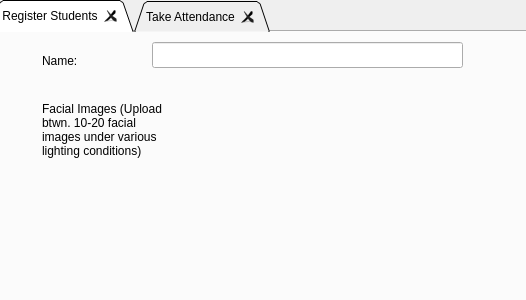
<?xml version="1.0" encoding="UTF-8"?>
<ui version="4.0">
 <class>Dialog</class>
 <widget class="QDialog" name="Dialog">
  <property name="geometry">
   <rect>
    <x>0</x>
    <y>0</y>
    <width>526</width>
    <height>300</height>
   </rect>
  </property>
  <property name="windowTitle">
   <string>Dialog</string>
  </property>
  <widget class="QTabWidget" name="QTabWidget">
   <property name="geometry">
    <rect>
     <x>-10</x>
     <y>0</y>
     <width>541</width>
     <height>311</height>
    </rect>
   </property>
   <property name="toolTip">
    <string>&lt;html&gt;&lt;head/&gt;&lt;body&gt;&lt;p&gt;Register Students&lt;/p&gt;&lt;p&gt;&lt;br/&gt;&lt;/p&gt;&lt;/body&gt;&lt;/html&gt;</string>
   </property>
   <property name="whatsThis">
    <string>&lt;html&gt;&lt;head/&gt;&lt;body&gt;&lt;p&gt;Register Students&lt;/p&gt;&lt;/body&gt;&lt;/html&gt;</string>
   </property>
   <property name="tabShape">
    <enum>QTabWidget::Triangular</enum>
   </property>
   <property name="currentIndex">
    <number>0</number>
   </property>
   <property name="usesScrollButtons">
    <bool>true</bool>
   </property>
   <property name="tabsClosable">
    <bool>true</bool>
   </property>
   <property name="movable">
    <bool>true</bool>
   </property>
   <property name="tabBarAutoHide">
    <bool>true</bool>
   </property>
   <widget class="QWidget" name="RegisterStudents">
    <attribute name="title">
     <string>Register Students</string>
    </attribute>
    <widget class="QLineEdit" name="lineEdit">
     <property name="geometry">
      <rect>
       <x>160</x>
       <y>10</y>
       <width>311</width>
       <height>26</height>
      </rect>
     </property>
    </widget>
    <widget class="QLabel" name="label">
     <property name="geometry">
      <rect>
       <x>50</x>
       <y>20</y>
       <width>74</width>
       <height>18</height>
      </rect>
     </property>
     <property name="text">
      <string>Name:</string>
     </property>
    </widget>
    <widget class="QLabel" name="label_2">
     <property name="geometry">
      <rect>
       <x>50</x>
       <y>70</y>
       <width>121</width>
       <height>161</height>
      </rect>
     </property>
     <property name="text">
      <string>Facial Images (Upload btwn. 10-20 facial images under various lighting conditions)</string>
     </property>
     <property name="alignment">
      <set>Qt::AlignLeading|Qt::AlignLeft|Qt::AlignTop</set>
     </property>
     <property name="wordWrap">
      <bool>true</bool>
     </property>
    </widget>
   </widget>
   <widget class="QWidget" name="TakeAttendance">
    <attribute name="title">
     <string>Take Attendance</string>
    </attribute>
   </widget>
  </widget>
 </widget>
 <resources/>
 <connections/>
</ui>
